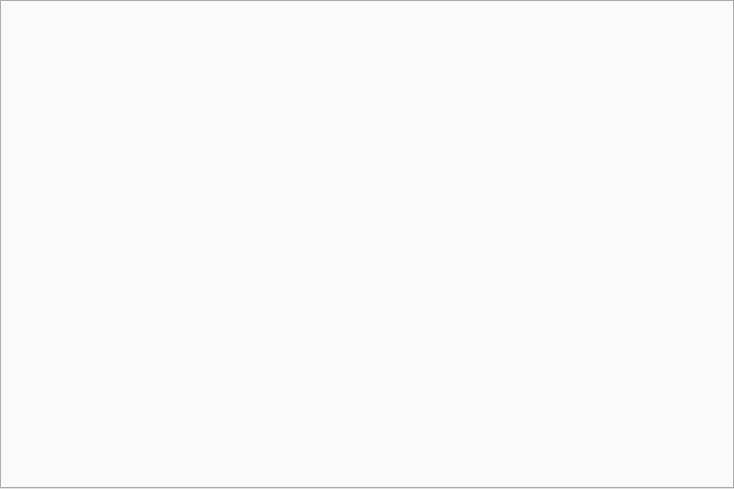
<?xml version="1.0" encoding="UTF-8"?>
<ui version="4.0">
 <class>InvoiceTab</class>
 <widget class="QWidget" name="InvoiceTab">
  <property name="geometry">
   <rect>
    <x>0</x>
    <y>0</y>
    <width>734</width>
    <height>489</height>
   </rect>
  </property>
  <property name="minimumSize">
   <size>
    <width>500</width>
    <height>400</height>
   </size>
  </property>
  <property name="windowTitle">
   <string>Form</string>
  </property>
  <layout class="QVBoxLayout" name="verticalLayout_3">
   <property name="spacing">
    <number>0</number>
   </property>
   <property name="leftMargin">
    <number>0</number>
   </property>
   <property name="topMargin">
    <number>0</number>
   </property>
   <property name="rightMargin">
    <number>0</number>
   </property>
   <property name="bottomMargin">
    <number>0</number>
   </property>
   <item>
    <layout class="QGridLayout" name="mainGridLayout">
     <property name="spacing">
      <number>0</number>
     </property>
     <item row="0" column="0">
      <widget class="QTabWidget" name="invoiceTabWidget">
       <property name="currentIndex">
        <number>-1</number>
       </property>
      </widget>
     </item>
    </layout>
   </item>
  </layout>
 </widget>
 <resources/>
 <connections/>
</ui>
